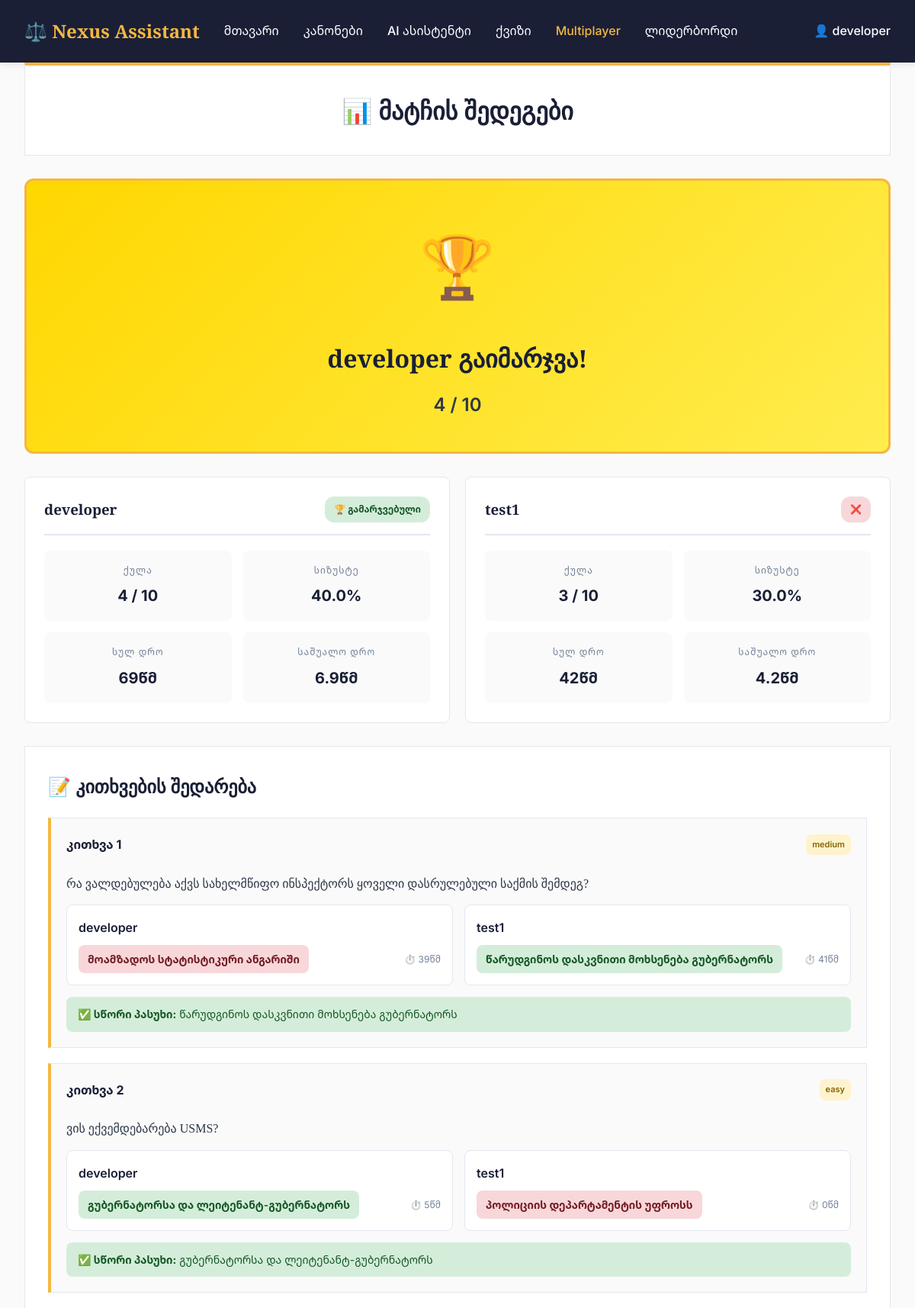
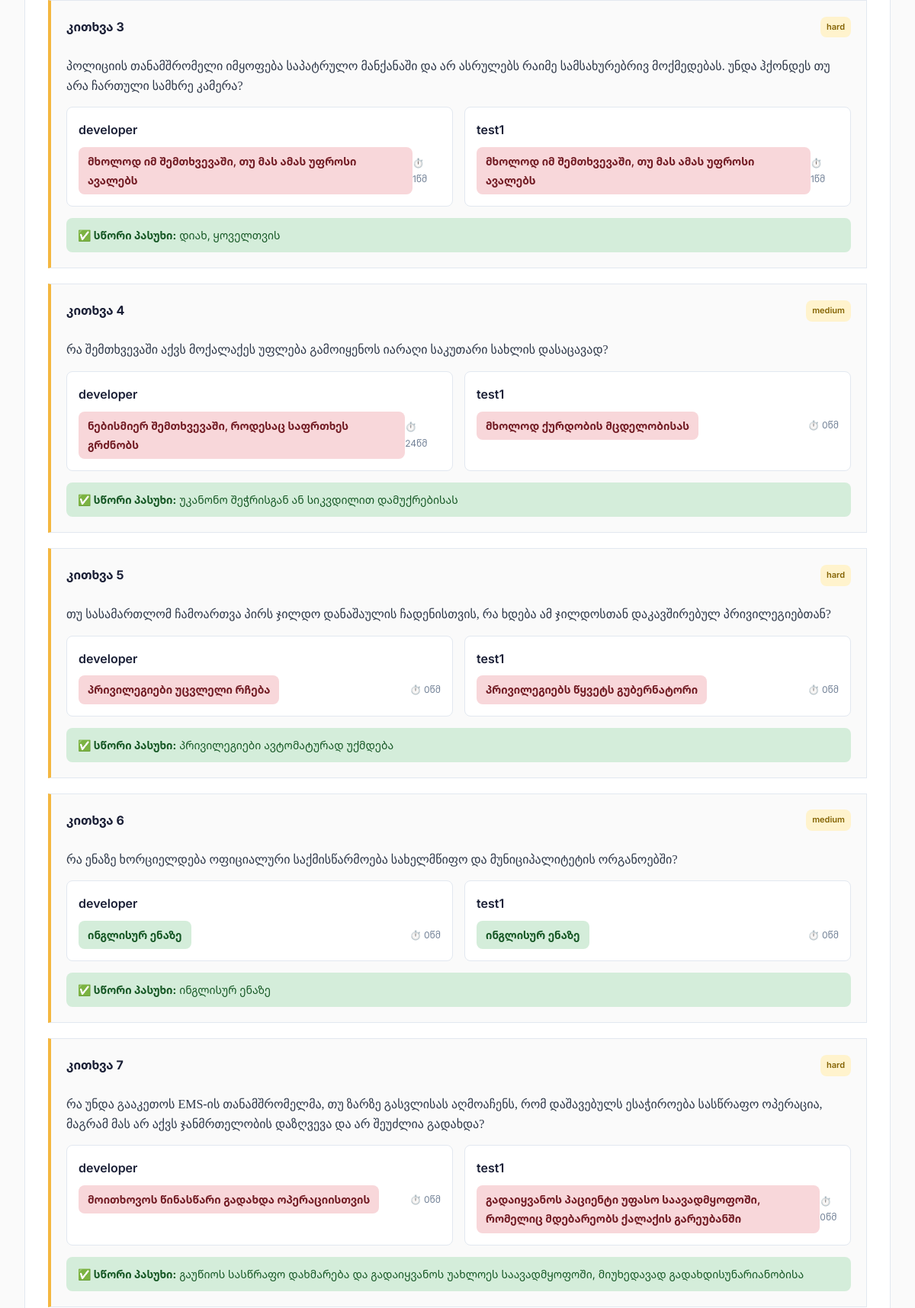
Screenshot of /multiplayer/results/6d0243f6 (signed in, upper part) with the database file from the repository (2 pictures, top to bottom).
### tables this page shows
CREATE TABLE users (
                id INTEGER PRIMARY KEY AUTOINCREMENT,
                username TEXT UNIQUE NOT NULL,
                email TEXT UNIQUE,
                password_hash TEXT NOT NULL,
                display_name TEXT,
                created_at TIMESTAMP DEFAULT CURRENT_TIMESTAMP,
                last_login TIMESTAMP,
                is_active INTEGER DEFAULT 1,
                total_quizzes INTEGER DEFAULT 0,
                total_correct INTEGER DEFAULT 0,
                total_questions INTEGER DEFAULT 0
            );

CREATE TABLE multiplayer_results (
                id INTEGER PRIMARY KEY AUTOINCREMENT,
                match_id TEXT NOT NULL,
                user_id INTEGER NOT NULL,
                answers_json TEXT NOT NULL,
                times_json TEXT NOT NULL,
                score INTEGER NOT NULL,
                total_time INTEGER NOT NULL,
                completed_at TIMESTAMP DEFAULT CURRENT_TIMESTAMP,
                FOREIGN KEY (match_id) REFERENCES multiplayer_matches(match_id)
            );

CREATE TABLE quiz_questions (
                id INTEGER PRIMARY KEY AUTOINCREMENT,
                question_text TEXT NOT NULL,
                options TEXT NOT NULL,
                correct_answer TEXT NOT NULL,
                explanation TEXT NOT NULL,
                law_reference TEXT NOT NULL,
                category TEXT NOT NULL,
                difficulty TEXT NOT NULL,
                quality_score INTEGER DEFAULT 0,
                is_approved INTEGER DEFAULT 0,
                created_at TIMESTAMP DEFAULT CURRENT_TIMESTAMP
            , source_type TEXT DEFAULT "laws");

### app.py (the view)
@app.route('/multiplayer/results/<match_id>')
@user_login_required
def multiplayer_results(match_id):
    match = quiz_db.get_multiplayer_match(match_id)
    if not match:
        flash('მატჩი ვერ მოიძებნა', 'error')
        return redirect(url_for('multiplayer_lobby'))
    if match['creator_id'] != session['user_id'] and match.get('opponent_id') != session['user_id']:
        flash('თქვენ არ ხართ ამ მატჩის წევრი', 'error')
        return redirect(url_for('multiplayer_lobby'))
    results = quiz_db.get_multiplayer_results(match_id)
    questions = quiz_db.get_match_questions(match_id)
    return render_template('multiplayer_results.html',
                         match=match,
                         results=results,
                         questions=questions)

### app.py (called while the page is built)
@app.template_filter('from_json')
def from_json_filter(s):
    try:
        return json.loads(s)
    except:
        return []

### database.py (called while the page is built)
    def get_multiplayer_match(self, match_id):
        conn = sqlite3.connect(self.db_path)
        conn.row_factory = sqlite3.Row
        cursor = conn.cursor()
        cursor.execute('SELECT * FROM multiplayer_matches WHERE match_id = ?', (match_id,))
        match = cursor.fetchone()
        if not match:
            conn.close()
            return None
        match_dict = dict(match)
        match_dict['question_ids'] = json.loads(match_dict['question_ids'])
        conn.close()
        return match_dict

    def get_multiplayer_results(self, match_id):
        conn = sqlite3.connect(self.db_path)
        conn.row_factory = sqlite3.Row
        cursor = conn.cursor()
        cursor.execute('''
            SELECT mr.*, u.display_name, u.username
            FROM multiplayer_results mr
            LEFT JOIN users u ON mr.user_id = u.id
            WHERE mr.match_id = ?
            ORDER BY mr.score DESC, mr.total_time ASC
        ''', (match_id,))
        results = cursor.fetchall()
        conn.close()
        return [dict(row) for row in results]

### user_manager.py (called while the page is built)
def user_login_required(f):
    @wraps(f)
    def decorated_function(*args, **kwargs):
        if not session.get('user_id'):
            return redirect(url_for('user_login'))
        return f(*args, **kwargs)
    return decorated_function

### templates/multiplayer_results.html (shortened to what this page needs)
{% extends "base.html" %}
{% block content %}
<div class="container">
    <div class="results-header">
        <h1>📊 მატჩის შედეგები</h1>
    </div>
    <div class="winner-announcement">
        {% if results|length == 2 %}
            {% set player1 = results[0] %}
            {% set player2 = results[1] %}
            {% if player1.score > player2.score %}
                <div class="winner-card">
                    <div class="trophy">🏆</div>
                    <h2>{{ player1.display_name or player1.username }} გაიმარჯვა!</h2>
                    <p class="score">{{ player1.score }} / {{ player1.score + (questions|length - player1.score) }}</p>
                </div>
            {% elif player2.score > player1.score %}
                <div class="winner-card">
                    <div class="trophy">🏆</div>
                    <h2>{{ player2.display_name or player2.username }} გაიმარჯვა!</h2>
                    <p class="score">{{ player2.score }} / {{ player2.score + (questions|length - player2.score) }}</p>
                </div>
            {% endif %}
        {% endif %}
    </div>
    <div class="comparison-section">
        <div class="player-results">
            {% for result in results %}
            <div class="player-result-card">
                <div class="player-header">
                    <h3>{{ result.display_name or result.username }}</h3>
                    {% if loop.index0 == 0 and results|length == 2 %}
                        {% if results[0].score > results[1].score or (results[0].score == results[1].score and results[0].total_time < results[1].total_time) %}
                            <span class="badge winner">🏆 გამარჯვებული</span>
                        {% elif results[0].score == results[1].score and results[0].total_time == results[1].total_time %}
                            <span class="badge tie">🤝 ფრე</span>
                        {% else %}
                            <span class="badge loser">❌</span>
                        {% endif %}
                    {% elif loop.index0 == 1 %}
                        {% if results[1].score > results[0].score or (results[1].score == results[0].score and results[1].total_time < results[0].total_time) %}
                            <span class="badge winner">🏆 გამარჯვებული</span>
                        {% elif results[0].score == results[1].score and results[0].total_time == results[1].total_time %}
                            <span class="badge tie">🤝 ფრე</span>
                        {% else %}
                            <span class="badge loser">❌</span>
                        {% endif %}
                    {% endif %}
                </div>
                <div class="stats-grid">
                    <div class="stat-item">
                        <div class="stat-label">ქულა</div>
                        <div class="stat-value">{{ result.score }} / {{ questions|length }}</div>
                    </div>
                    <div class="stat-item">
                        <div class="stat-label">სიზუსტე</div>
                        <div class="stat-value">{{ "%.1f"|format((result.score / questions|length * 100) if questions|length > 0 else 0) }}%</div>
                    </div>
                    <div class="stat-item">
                        <div class="stat-label">სულ დრო</div>
                        <div class="stat-value">{{ result.total_time }}წმ</div>
                    </div>
                    <div class="stat-item">
                        <div class="stat-label">საშუალო დრო</div>
                        <div class="stat-value">{{ "%.1f"|format(result.total_time / questions|length if questions|length > 0 else 0) }}წმ</div>
                    </div>
                </div>
            </div>
            {% endfor %}
        </div>
    </div>
    <div class="questions-comparison">
        <h2>📝 კითხვების შედარება</h2>
        {% for i in range(questions|length) %}
        <div class="question-comparison-card">
            <div class="question-header">
                <span class="question-number">კითხვა {{ i + 1 }}</span>
                <span class="question-difficulty">{{ questions[i].difficulty }}</span>
            </div>
            <p class="question-text">{{ questions[i].question }}</p>
            <div class="answers-comparison">
                {% for result in results %}
                {% set user_answer = result.answers_json|from_json %}
                {% set user_times = result.times_json|from_json %}
                <div class="user-answer-box">
                    <div class="user-name">{{ result.display_name or result.username }}</div>
                    <div class="answer-info">
                        <span class="answer {% if user_answer[i] == questions[i].correct_answer %}correct{% else %}incorrect{% endif %}">
                            {{ user_answer[i] }}
                        </span>
                        <span class="time">⏱️ {{ user_times[i] }}წმ</span>
                    </div>
                </div>
                {% endfor %}
            </div>
            <div class="correct-answer">
                <strong>✅ სწორი პასუხი:</strong> {{ questions[i].correct_answer }}
            </div>
        </div>
        {% endfor %}
    </div>
</div>
{% endblock %}

### static/css/style.css (style rules this page uses)
* { margin: 0; padding: 0; box-sizing: border-box; }
body { font-family: 'Inter', 'Noto Sans Georgian', 'Sylfaen', 'BPG Arial', sans-serif; line-height: 1.8; color: #2d3748; background-color: #fafafa; }
.container { max-width: 1200px; margin: 0 auto; padding: 0 2rem; }
.stat-label { font-size: 0.9rem; color: #718096; text-transform: uppercase; letter-spacing: 1px; }
.question-difficulty { display: inline-block; padding: 0.25rem 0.75rem; font-size: 0.85rem; }
.question-text { margin: 1.5rem 0; color: #1a1f36; font-size: 1.3rem; line-height: 1.6; font-family: 'Playfair Display', Georgia, serif; }
.badge { display: inline-block; padding: 0.25rem 0.75rem; font-size: 0.85rem; font-weight: 600; border-radius: 3px; }

### templates/multiplayer_results.html (style rules this page uses)
.results-header { background: white; border: 1px solid #e2e8f0; border-top: 4px solid #f4b740; padding: 30px; margin-bottom: 30px; text-align: center; }
.results-header h1 { font-family: 'Playfair Display', serif; color: #1a1f36; }
.winner-announcement { margin-bottom: 30px; }
.winner-card { background: linear-gradient(135deg, #ffd700, #ffed4e); border: 3px solid #f4b740; padding: 40px; text-align: center; border-radius: 12px; }
.trophy { font-size: 80px; margin-bottom: 20px; }
.winner-card h2 { font-family: 'Playfair Display', serif; color: #1a1f36; font-size: 32px; margin-bottom: 10px; }
.winner-card .score { font-size: 24px; font-weight: 600; color: #2d3748; }
.comparison-section { margin-bottom: 30px; }
.player-results { display: grid; grid-template-columns: repeat(auto-fit, minmax(300px, 1fr)); gap: 20px; }
.player-result-card { background: white; border: 1px solid #e2e8f0; padding: 25px; border-radius: 8px; }
.player-header { display: flex; justify-content: space-between; align-items: center; margin-bottom: 20px; padding-bottom: 15px; border-bottom: 2px solid #e2e8f0; }
.player-header h3 { font-family: 'Playfair Display', serif; color: #1a1f36; margin: 0; }
.badge { padding: 6px 12px; border-radius: 12px; font-size: 12px; font-weight: 600; }
.badge.winner { background: #d4edda; color: #155724; }
.badge.loser { background: #f8d7da; color: #721c24; }
.stats-grid { display: grid; grid-template-columns: repeat(2, 1fr); gap: 15px; }
.stat-item { text-align: center; padding: 15px; background: #fafafa; border-radius: 8px; }
.stat-label { font-size: 12px; color: #718096; margin-bottom: 5px; }
.stat-value { font-size: 20px; font-weight: 700; color: #1a1f36; }
.questions-comparison { background: white; border: 1px solid #e2e8f0; padding: 30px; margin-bottom: 30px; }
.questions-comparison h2 { font-family: 'Playfair Display', serif; color: #1a1f36; margin-bottom: 20px; }
.question-comparison-card { background: #fafafa; border: 1px solid #e2e8f0; border-left: 4px solid #f4b740; padding: 20px; margin-bottom: 20px; }
.question-header { display: flex; justify-content: space-between; align-items: center; margin-bottom: 10px; }
.question-number { font-weight: 700; color: #1a1f36; }
.question-difficulty { padding: 4px 8px; border-radius: 8px; font-size: 11px; font-weight: 600; background: #fff3cd; color: #856404; }
.question-text { color: #2d3748; margin-bottom: 15px; font-size: 16px; }
.answers-comparison { display: grid; grid-template-columns: repeat(auto-fit, minmax(250px, 1fr)); gap: 15px; margin-bottom: 15px; }
.user-answer-box { background: white; border: 1px solid #e2e8f0; padding: 15px; border-radius: 8px; }
.user-name { font-weight: 600; color: #1a1f36; margin-bottom: 8px; }
.answer-info { display: flex; justify-content: space-between; align-items: center; }
.answer { padding: 6px 12px; border-radius: 8px; font-size: 14px; font-weight: 600; }
.answer.correct { background: #d4edda; color: #155724; }
.answer.incorrect { background: #f8d7da; color: #721c24; }
.time { font-size: 12px; color: #718096; }
.correct-answer { background: #d4edda; padding: 10px 15px; border-radius: 8px; color: #155724; font-size: 14px; }

### rows the page displays
users: display_name "developer"
multiplayer_results: score "4", display_name "developer", shows "🏆 გამარჯვებული", questions "10", score "40.0", total_time "69", total_time "6.9", user_answer "მოამზადოს სტატისტიკური ანგარიში", user_times "39", user_answer "გუბერნატორსა და ლეიტენანტ-გუბერნატორს", user_times "5", user_answer "მხოლოდ იმ შემთხვევაში, თუ მას ამას უფროსი ავალებს", user "1", user_answer "ნებისმიერ შემთხვევაში, როდესაც საფრთხეს გრძნობს", user_times "24", user_answer "პრივილეგიები უცვლელი რჩება", user_times "0", user_answer "ინგლისურ ენაზე", user_answer "მოითხოვოს წინასწარი გადახდა ოპერაციისთვის"
multiplayer_results: display_name "test1", score "3", questions "10", score "30.0", total_time "42", total_time "4.2", user_answer "წარუდგინოს დასკვნითი მოხსენება გუბერნატორს", user_times "41", user_answer "პოლიციის დეპარტამენტის უფროსს", user_times "0", user_answer "მხოლოდ იმ შემთხვევაში, თუ მას ამას უფროსი ავალებს", id "1", user_answer "მხოლოდ ქურდობის მცდელობისას", user_answer "პრივილეგიებს წყვეტს გუბერნატორი", user_answer "ინგლისურ ენაზე", user_answer "გადაიყვანოს პაციენტი უფასო საავადმყოფოში, რომელიც მდებარეობს ქალაქის გარეუბანში"
quiz_questions: difficulty "medium", question_text "რა ვალდებულება აქვს სახელმწიფო ინსპექტორს ყოველი დასრულებული საქმის შემდეგ?", correct_answer "წარუდგინოს დასკვნითი მოხსენება გუბერნატორს"
quiz_questions: difficulty "easy", question_text "ვის ექვემდებარება USMS?", correct_answer "გუბერნატორსა და ლეიტენანტ-გუბერნატორს"
quiz_questions: difficulty "hard", question_text "პოლიციის თანამშრომელი იმყოფება საპატრულო მანქანაში და არ ასრულებს რაიმე სამსახურებრივ მოქმედებას. უნდა ჰქონდეს თუ არა ჩართული სამხრე კამერა?", correct_answer "დიახ, ყოველთვის"
quiz_questions: difficulty "medium", question_text "რა შემთხვევაში აქვს მოქალაქეს უფლება გამოიყენოს იარაღი საკუთარი სახლის დასაცავად?", correct_answer "უკანონო შეჭრისგან ან სიკვდილით დამუქრებისას"
quiz_questions: difficulty "hard", question_text "თუ სასამართლომ ჩამოართვა პირს ჯილდო დანაშაულის ჩადენისთვის, რა ხდება ამ ჯილდოსთან დაკავშირებულ პრივილეგიებთან?", correct_answer "პრივილეგიები ავტომატურად უქმდება"
quiz_questions: difficulty "medium", question_text "რა ენაზე ხორციელდება ოფიციალური საქმისწარმოება სახელმწიფო და მუნიციპალიტეტის ორგანოებში?", correct_answer "ინგლისურ ენაზე"
quiz_questions: difficulty "hard", question_text "რა უნდა გააკეთოს EMS-ის თანამშრომელმა, თუ ზარზე გასვლისას აღმოაჩენს, რომ დაშავებულს ესაჭიროება სასწრაფო ოპერაცია, მაგრამ მას არ აქვს ჯანმრთელობის დაზღვევა და არ შეუძლია გადახდა?", correct_answer "გაუწიოს სასწრაფო დახმარება და გადაიყვანოს უახლოეს საავადმყოფოში, მიუხედავად გადახდისუნარიანობისა"

### other values shown
{{ session.display_name }} "developer"
{{ player1.score + (questions|length - player1.score) }} "10"
{{ i + 1 }} "1" "2" "3" "4" "5" "6" "7"
